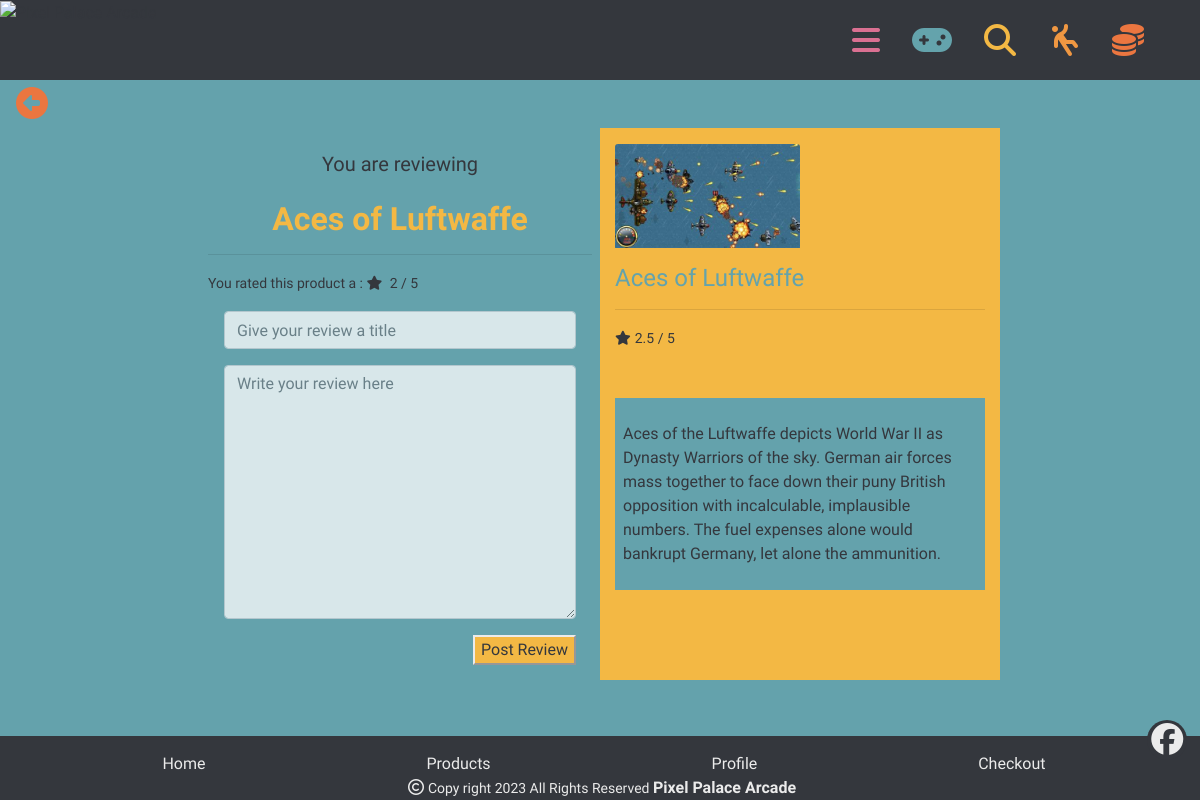
/review/create/1/ (signed in), run on the app's committed database.
### products/models.py (models this page shows, shortened)
class Product(models.Model):
    category = models.ForeignKey('Category', null=True,
                                 blank=True, on_delete=models.SET_NULL)
    name = models.CharField(max_length=254)
    description = models.TextField()
    has_variants = models.BooleanField(default=False, null=True, blank=True)
    price = models.DecimalField(max_digits=6, decimal_places=2)
    aggregaterating = models.DecimalField(max_digits=6, decimal_places=2,
                                          null=True, blank=True)
    reviewed = models.BooleanField(default=False, null=True, blank=True)
    image_url = models.URLField(max_length=1824, null=True, blank=True)
    image = models.ImageField(null=True, blank=True)
    def calculate_average_rating(self):
        average_rating = self.rating_set.aggregate(
            average_rating=Avg('rating'))['average_rating']
        if average_rating is not None:
            return Decimal(average_rating).quantize(Decimal('0.0'))
        return None
    @property
    def aggregaterating(self):
        return self.calculate_average_rating()

### review/models.py (models this page shows, shortened)
class Rating(models.Model):
    user = models.ForeignKey(User, on_delete=models.CASCADE)
    product = models.ForeignKey(Product, on_delete=models.CASCADE)
    rating = models.PositiveIntegerField(
        choices=[(i, i) for i in range(1, 6)], default=0)

### review/views.py (the view)
# urls.py: path('create/<int:product_id>/', views.create_review,
def create_review(request, product_id):
    product = get_object_or_404(Product, pk=product_id)
    rating = Rating.objects.filter(product=product, user=request.user).first()
    if request.method == 'POST':
        form = ReviewForm(request.POST)
        if form.is_valid():
            review = form.save(commit=False)
            review.product = product
            review.user = request.user
            review.save()
            messages.info(request, 'New review added')
            return redirect('product_detail', product_id=product_id)
    else:
        form = ReviewForm()
    context = {
        'form': form,
        'rating': rating,
        'product': product,
    }
    return render(request, 'review/create_review.html', context)

### review/forms.py
class ReviewForm(forms.ModelForm):
    class Meta:
        model = Review
        fields = ['title', 'body']
    def __init__(self, *args, **kwargs):
        super().__init__(*args, **kwargs)
        self.fields['title'].widget.attrs['placeholder\
            '] = 'Give your review a title'
        self.fields['title'].widget.attrs['value\
            '] = self.instance.title if self.instance else ''
        self.fields['body'].widget.attrs['placeholder\
            '] = 'Write your review here'
        self.fields['body'].widget.attrs['value\
            '] = self.instance.body if self.instance else ''
        for field_name, field in self.fields.items():
            field.label = ''
        self.helper = FormHelper()

### bag/contexts.py (called while the page is built, shortened)
def bag_contents(request):
    bag_items = []  # List to store items in the bag
    total = 0  # Total price of all items in the bag
    product_count = 0  # Total quantity of all products in the bag
    bag = request.session.get('bag', {})  # Retrieve bag data from the session
    if total < settings.FREE_DELIVERY_THRESHOLD:
        delivery = total * Decimal(settings.STANDARD_DELIVERY_PERCENTAGE / 100)
        free_delivery_delta = settings.FREE_DELIVERY_THRESHOLD - total
    else:
        delivery = 0
        free_delivery_delta = 0
    grand_total = delivery + total
    context = {
        'bag_items': bag_items,
        'total': total,
        'product_count': product_count,
        'delivery': delivery,
        'free_delivery_delta': free_delivery_delta,
        'free_delivery_threshold': settings.FREE_DELIVERY_THRESHOLD,
        'grand_total': grand_total,
    }
    return context

### review/templates/review/create_review.html (shortened to what this page needs)
{% extends "base.html" %}
{% load static %}
{% load crispy_forms_tags %}
{% block content %}
<div>
    <div class="go-back-button orange-text">
        <i class="fa-solid fa-circle-left"></i>
    </div>
</div>
<div class="container-fluid description-container texture mt-0">
    <div class="row overlay-card overlay-card-details moonstone">
        <div class="col-12 col-md-6 col-lg-4 offset-lg-2 p-2 mt-5">
            <h5 class="mb-0 mt-3 d-flex align-items-center justify-content-center">You are reviewing</h5>
            <br>
            <a href="{% url 'product_detail' product.id %}">
                <h2 class="mt-0 d-flex align-items-center justify-content-center xanthous-text">
                    <strong>{{ product.name }}</strong>
                </h2>
            </a>
            <hr>
            {% if user.is_authenticated %}
                {% if rating %}
                <div>
                    <small class="onyx-text">
                        You rated this product a :
                        <i class="fas fa-star mr-1"></i>
                        {{ rating.rating }} / 5
                    </small>
                </div>
                {% endif %}
                <form class="p-3 review-form" method="post">
                    {{ form|crispy }}
                    <button class="mt-0 xanthous onyx-text float-right" type="submit">Post Review</button>
                </form>
            {% endif %}
        </div>
        <div class="col-12 col-md-6 col-lg-4 xanthous mt-5">
            <div class="image-container review-page-image my-1 mt-3">
                {% if product.image %}
                <a href="{{ product.image.url }}" target="_blank">
                    <img class="card-img-top img-fluid" src="{{ product.image.url }}" alt="{{ product.name }}">
                </a>
                {% else %}
                <a href="">
                    <img class="card-img-top img-fluid" src="{{ MEDIA_URL }}noimage.png" alt="{{ product.name }}">
                </a>
                {% endif %}
            </div>
            <a href="{% url 'product_detail' product.id %}">
                <h4 class="mb-0 mt-3 moonstone-text">{{ product.name }}</h4>
            </a>
            <hr>
            <div>
                {% if product.aggregaterating %}
                <small class="onyx-text"><i class="fas fa-star mr-1"></i>{{ product.aggregaterating }} / 5</small>
                {% else %}
                    <small class="onyx-text mt-0 mb-1"><em>This product has no rating yet</em></small>
                {% endif %}
            </div>
            <div class="product-details-container mb-5 mt-md-5 p-2 moonstone">
                <p class="mt-3">{{ product.description }}</p>
            </div>
        </div>
    </div>
</div>
{% endblock %}

### static/css/base.css (style rules this page uses)
body { height: 100%; width: 100%; margin: 0 !important; overflow-y: auto; background: #34373D; font-family: 'Play', sans-serif; color: #34373D; z-index: -10; }
a { color: inherit; }
button { border-color: #EBEBEB; }
.go-back-button { position: absolute; font-size: 2rem; margin-left: 1rem; }
.description-container { margin-top: 8vh; height: fit-content; min-height: calc(92vh - 80px); }
.overlay-card-details { height: 100%; padding-bottom: 3.5rem; min-height: calc(92vh - 80px); }
.product-details-container { overflow-y: auto; }
.img-fluid { min-height: 4rem; min-width: 4rem; }
.review-page-image { height: auto; width: 50%; }
.review-form textarea, #id_title { opacity: 0.75; color: #34373D; }
.texture { max-width: max-content; }
.moonstone { background: #64A2AC; }
.xanthous { background: #F3B844; }
.moonstone-text { color: #64a3ac; }
.xanthous-text { color: #F3B844; }
.orange-text { color: #EB7640; }
.onyx-text { color: #34373D; }

### data on the page
Product: name "Aces of Luftwaffe", image (picture), aggregaterating "2.5", description "Aces of the Luftwaffe depicts World War II as Dynasty Warriors of the sky. German air forces mass together to face down their puny British opposition with incalculable, implausible numbers. The fuel expenses alone would bankrupt Germany, let alone the ammunition."
Rating: rating "2"
